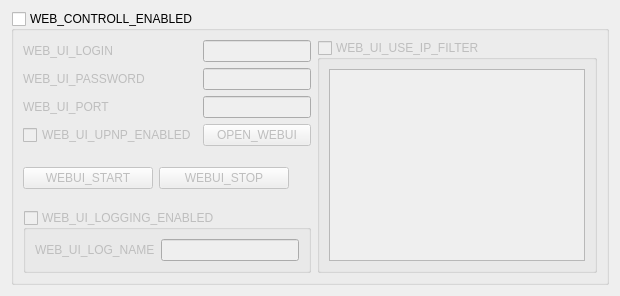
        <widget class="QWidget" name="webControllTab">
         <layout class="QGridLayout" name="gridLayout_27">
          <item row="0" column="0">
           <widget class="QGroupBox" name="webUIGroupBox">
            <property name="maximumSize">
             <size>
              <width>100500</width>
              <height>100500</height>
             </size>
            </property>
            <property name="title">
             <string>WEB_CONTROLL_ENABLED</string>
            </property>
            <property name="checkable">
             <bool>true</bool>
            </property>
            <property name="checked">
             <bool>false</bool>
            </property>
            <layout class="QGridLayout" name="gridLayout_18">
             <item row="0" column="3" rowspan="8">
              <widget class="QGroupBox" name="IPFilterGroupBox">
               <property name="title">
                <string>WEB_UI_USE_IP_FILTER</string>
               </property>
               <property name="checkable">
                <bool>true</bool>
               </property>
               <property name="checked">
                <bool>false</bool>
               </property>
               <layout class="QGridLayout" name="gridLayout_16">
                <item row="0" column="0">
                 <widget class="QTextEdit" name="ipFilterTextEdit">
                  <property name="lineWrapColumnOrWidth">
                   <number>0</number>
                  </property>
                  <property name="html">
                   <string>&lt;!DOCTYPE HTML PUBLIC &quot;-//W3C//DTD HTML 4.0//EN&quot; &quot;http://www.w3.org/TR/REC-html40/strict.dtd&quot;&gt;
&lt;html&gt;&lt;head&gt;&lt;meta name=&quot;qrichtext&quot; content=&quot;1&quot; /&gt;&lt;style type=&quot;text/css&quot;&gt;
p, li { white-space: pre-wrap; }
&lt;/style&gt;&lt;/head&gt;&lt;body style=&quot; font-family:'MS Shell Dlg 2'; font-size:8.25pt; font-weight:400; font-style:normal;&quot;&gt;
&lt;p style=&quot;-qt-paragraph-type:empty; margin-top:0px; margin-bottom:0px; margin-left:0px; margin-right:0px; -qt-block-indent:0; text-indent:0px; font-size:8pt;&quot;&gt;&lt;br /&gt;&lt;/p&gt;&lt;/body&gt;&lt;/html&gt;</string>
                  </property>
                 </widget>
                </item>
               </layout>
              </widget>
             </item>
             <item row="7" column="0" colspan="3">
              <widget class="QGroupBox" name="webUILogginGroupBox">
               <property name="maximumSize">
                <size>
                 <width>16777215</width>
                 <height>16777215</height>
                </size>
               </property>
               <property name="title">
                <string>WEB_UI_LOGGING_ENABLED</string>
               </property>
               <property name="checkable">
                <bool>true</bool>
               </property>
               <property name="checked">
                <bool>false</bool>
               </property>
               <layout class="QGridLayout" name="gridLayout_21">
                <item row="1" column="0" colspan="3">
                 <layout class="QHBoxLayout" name="horizontalLayout">
                  <item>
                   <widget class="QLabel" name="label_22">
                    <property name="text">
                     <string>WEB_UI_LOG_NAME</string>
                    </property>
                   </widget>
                  </item>
                  <item>
                   <widget class="QLineEdit" name="logLineEdit"/>
                  </item>
                 </layout>
                </item>
               </layout>
              </widget>
             </item>
             <item row="0" column="0">
              <widget class="QLabel" name="label_10">
               <property name="text">
                <string>WEB_UI_LOGIN</string>
               </property>
              </widget>
             </item>
             <item row="1" column="0">
              <widget class="QLabel" name="label_18">
               <property name="text">
                <string>WEB_UI_PASSWORD</string>
               </property>
              </widget>
             </item>
             <item row="3" column="0">
              <widget class="QCheckBox" name="upnpCheckBox">
               <property name="text">
                <string>WEB_UI_UPNP_ENABLED</string>
               </property>
              </widget>
             </item>
             <item row="1" column="1" colspan="2">
              <widget class="QLineEdit" name="passwordLineEdit">
               <property name="echoMode">
                <enum>QLineEdit::Password</enum>
               </property>
              </widget>
             </item>
             <item row="0" column="1" colspan="2">
              <widget class="QLineEdit" name="loginLineEdit"/>
             </item>
             <item row="2" column="1" colspan="2">
              <widget class="QLineEdit" name="webPortLineEdit"/>
             </item>
             <item row="2" column="0">
              <widget class="QLabel" name="label_21">
               <property name="text">
                <string>WEB_UI_PORT</string>
               </property>
              </widget>
             </item>
             <item row="5" column="0" colspan="3">
              <layout class="QHBoxLayout" name="horizontalLayout_2">
               <item>
                <widget class="QPushButton" name="startRconButton">
                 <property name="text">
                  <string>WEBUI_START</string>
                 </property>
                </widget>
               </item>
               <item>
                <widget class="QPushButton" name="stopRconButton">
                 <property name="text">
                  <string>WEBUI_STOP</string>
                 </property>
                </widget>
               </item>
               <item>
                <widget class="QLabel" name="RunningLabel">
                 <property name="enabled">
                  <bool>false</bool>
                 </property>
                 <property name="maximumSize">
                  <size>
                   <width>16</width>
                   <height>16</height>
                  </size>
                 </property>
                 <property name="text">
                  <string/>
                 </property>
                 <property name="pixmap">
                  <pixmap>:/icons/upload.ico</pixmap>
                 </property>
                 <property name="scaledContents">
                  <bool>true</bool>
                 </property>
                 <property name="wordWrap">
                  <bool>false</bool>
                 </property>
                </widget>
               </item>
              </layout>
             </item>
             <item row="3" column="1" colspan="2">
              <widget class="QPushButton" name="openWebUiButton">
               <property name="text">
                <string>OPEN_WEBUI</string>
               </property>
              </widget>
             </item>
            </layout>
           </widget>
          </item>
         </layout>
        </widget>
